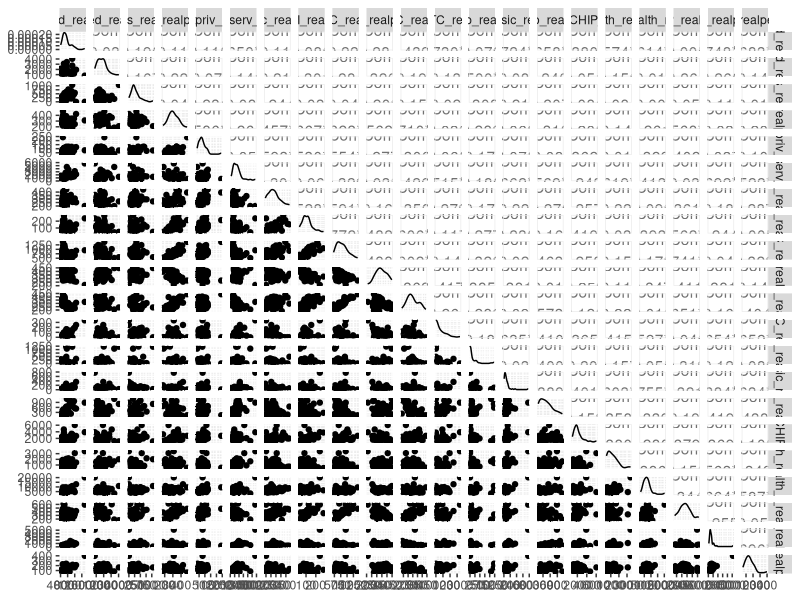
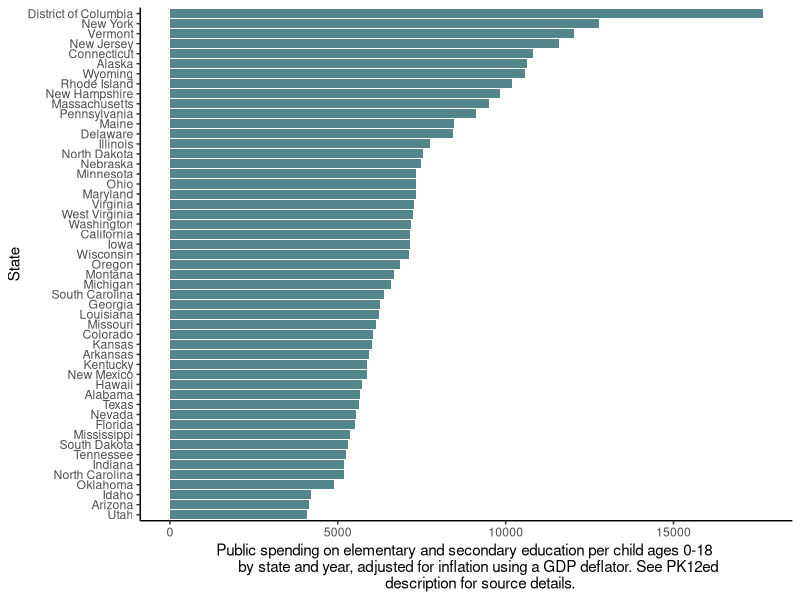
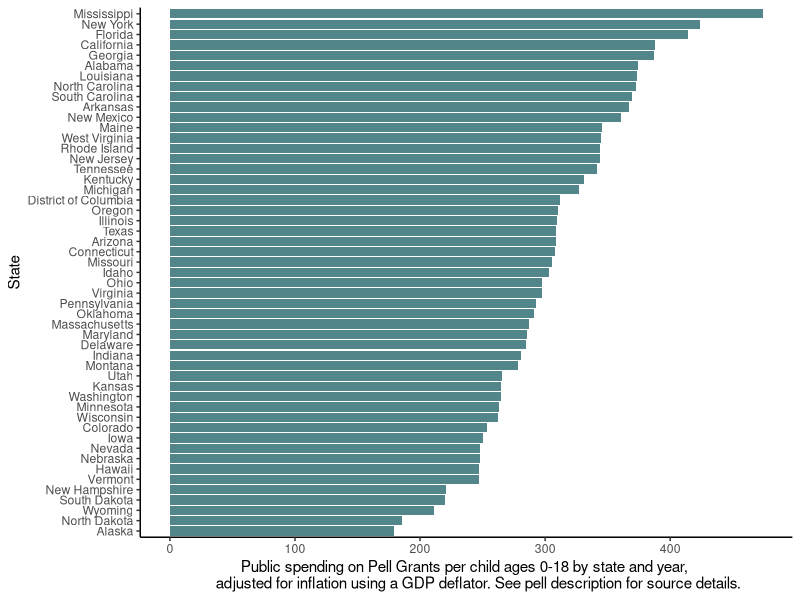
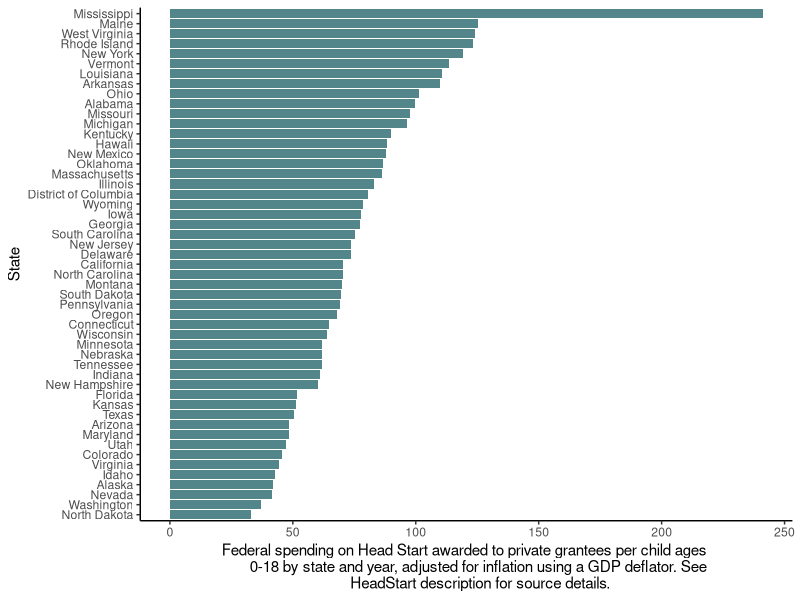
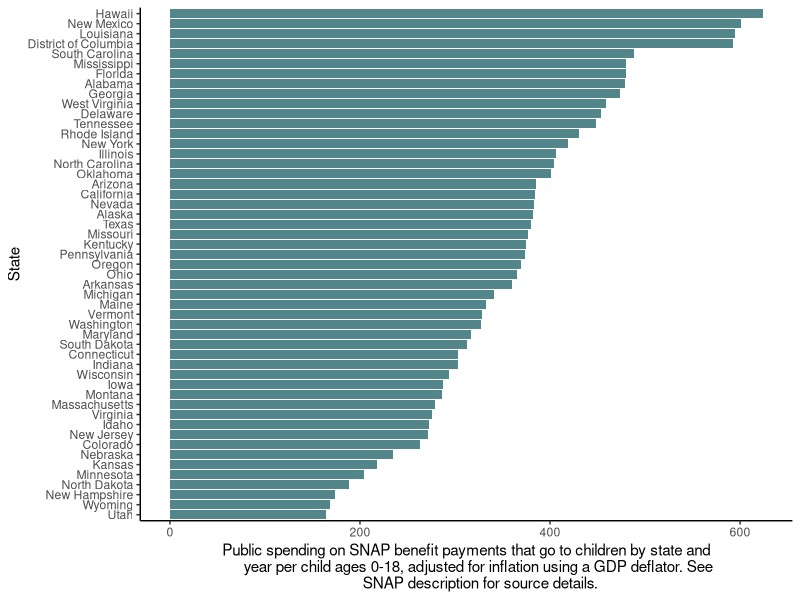
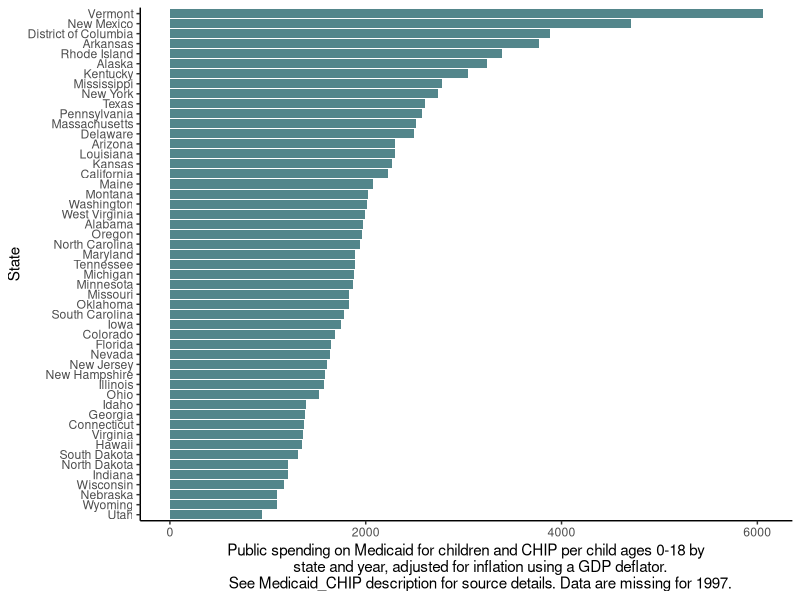
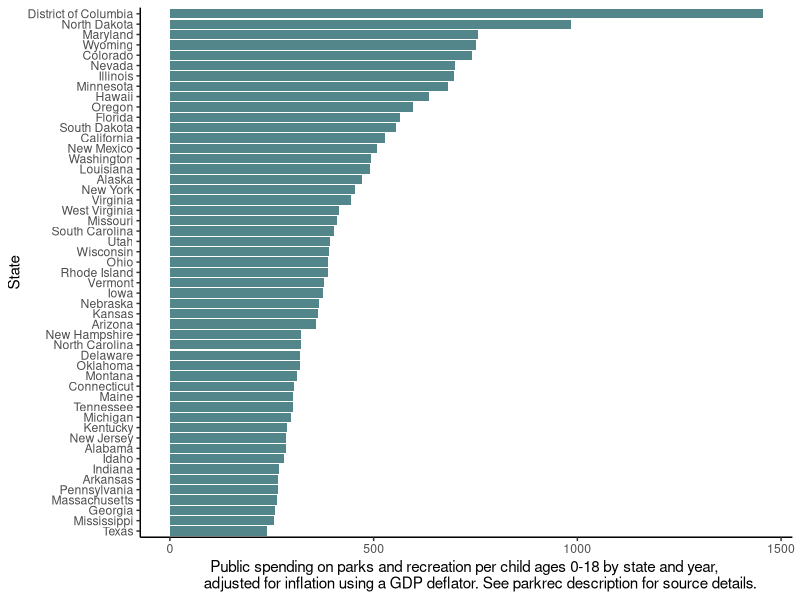
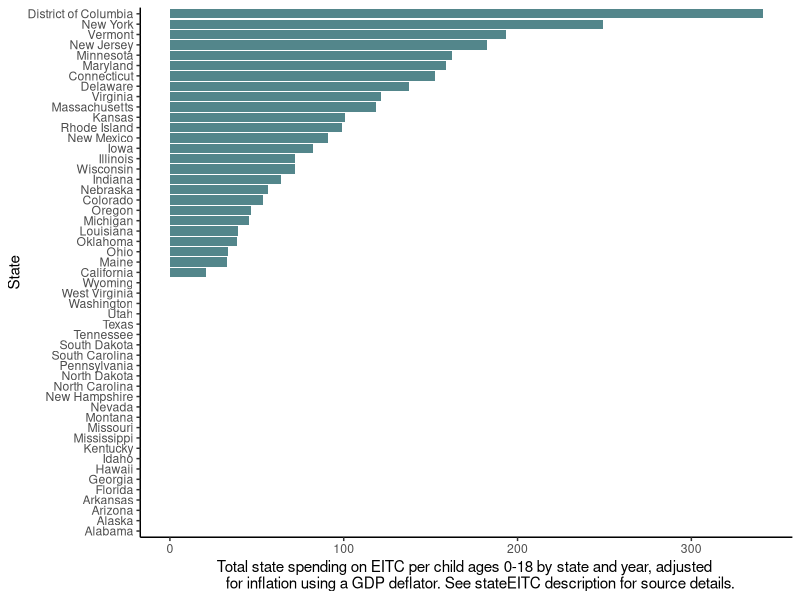

Write R code to recreate these figures, in order.
### This is a script used to analyze US state spending on children
### Source: https://datacatalog.urban.org/dataset/state-state-spending-kids-dataset

# Script set up
require(tidyverse)
require(dplyr)
require(GGally)

setwd("~/Documents/School/MICA/Design Lab/Final Project/Data")

# Load data file & set states as factor
stateChildSpending <- read.csv("ChildcareSpending_Metrics.csv")
stateChildSpending$State <- as.factor(stateChildSpending$State)

#identify any na values
sapply(stateChildSpending, function(x) sum(is.na(x)))

#explore spending levels
ggpairs(stateChildSpending,
        columns = 2:22)

ggplot(stateChildSpending, aes(y=reorder(State, PK12ed_realperch), x=PK12ed_realperch))+
  theme_classic()+
  geom_col(fill='cadetblue4')+
  xlab("Public spending on elementary and secondary education per child ages 0-18 
       by state and year, adjusted for inflation using a GDP deflator. See PK12ed 
       description for source details.")+
  ylab("State")

ggplot(stateChildSpending, aes(y=reorder(State, pell_realperch), x=pell_realperch))+
  theme_classic()+
  geom_col(fill='cadetblue4')+
  xlab("Public spending on Pell Grants per child ages 0-18 by state and year, 
       adjusted for inflation using a GDP deflator. See pell description for source details. ")+
  ylab("State")

ggplot(stateChildSpending, aes(y=reorder(State, headstartpriv_realperch), x=headstartpriv_realperch))+
  theme_classic()+
  geom_col(fill='cadetblue4')+
  xlab("Federal spending on Head Start awarded to private grantees per child ages 
       0-18 by state and year, adjusted for inflation using a GDP deflator. See 
       HeadStart description for source details.")+
  ylab("State")

ggplot(stateChildSpending, aes(y=reorder(State, SNAP_realperch), x=SNAP_realperch))+
  theme_classic()+
  geom_col(fill='cadetblue4')+
  xlab("Public spending on SNAP benefit payments that go to children by state and
       year per child ages 0-18, adjusted for inflation using a GDP deflator. See 
       SNAP description for source details.")+
  ylab("State")

ggplot(stateChildSpending, aes(y=reorder(State, Medicaid_CHIP_realperch), x=Medicaid_CHIP_realperch))+
  theme_classic()+
  geom_col(fill='cadetblue4')+
  xlab("Public spending on Medicaid for children and CHIP per child ages 0-18 by
        state and year, adjusted for inflation using a GDP deflator. 
       See Medicaid_CHIP description for source details. Data are missing for 1997.")+
  ylab("State")

ggplot(stateChildSpending, aes(y=reorder(State, parkrec_realperch), x=parkrec_realperch))+
  theme_classic()+
  geom_col(fill='cadetblue4')+
  xlab("Public spending on parks and recreation per child ages 0-18 by state and year, 
       adjusted for inflation using a GDP deflator. See parkrec description for source details.")+
  ylab("State")

ggplot(stateChildSpending, aes(y=reorder(State, stateEITC_realperch), x=stateEITC_realperch))+
  theme_classic()+
  geom_col(fill='cadetblue4')+
  xlab("Total state spending on EITC per child ages 0-18 by state and year, adjusted 
       for inflation using a GDP deflator. See stateEITC description for source details.")+
  ylab("State")
